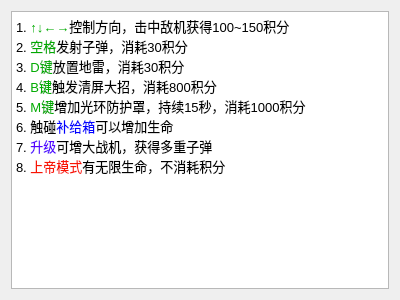
<?xml version="1.0" encoding="UTF-8"?>
<ui version="4.0">
 <class>HelpDlg</class>
 <widget class="QDialog" name="HelpDlg">
  <property name="geometry">
   <rect>
    <x>0</x>
    <y>0</y>
    <width>400</width>
    <height>300</height>
   </rect>
  </property>
  <property name="windowTitle">
   <string>Dialog</string>
  </property>
  <layout class="QGridLayout" name="gridLayout">
   <item row="0" column="0">
    <widget class="QTextEdit" name="textEdit">
     <property name="readOnly">
      <bool>true</bool>
     </property>
     <property name="html">
      <string>&lt;!DOCTYPE HTML PUBLIC &quot;-//W3C//DTD HTML 4.0//EN&quot; &quot;http://www.w3.org/TR/REC-html40/strict.dtd&quot;&gt;
&lt;html&gt;&lt;head&gt;&lt;meta name=&quot;qrichtext&quot; content=&quot;1&quot; /&gt;&lt;style type=&quot;text/css&quot;&gt;
p, li { white-space: pre-wrap; }
&lt;/style&gt;&lt;/head&gt;&lt;body style=&quot; font-family:'SimSun'; font-size:9pt; font-weight:400; font-style:normal;&quot;&gt;
&lt;p style=&quot; margin-top:0px; margin-bottom:0px; margin-left:0px; margin-right:0px; -qt-block-indent:0; text-indent:0px;&quot;&gt;&lt;span style=&quot; font-family:'微软雅黑'; font-size:10pt;&quot;&gt;1. &lt;/span&gt;&lt;span style=&quot; font-family:'微软雅黑'; font-size:10pt; color:#00aa00;&quot;&gt;↑↓←→&lt;/span&gt;&lt;span style=&quot; font-family:'微软雅黑'; font-size:10pt;&quot;&gt;控制方向，击中敌机获得100~150积分&lt;/span&gt;&lt;/p&gt;
&lt;p style=&quot; margin-top:0px; margin-bottom:0px; margin-left:0px; margin-right:0px; -qt-block-indent:0; text-indent:0px;&quot;&gt;&lt;span style=&quot; font-family:'微软雅黑'; font-size:10pt;&quot;&gt;2. &lt;/span&gt;&lt;span style=&quot; font-family:'微软雅黑'; font-size:10pt; color:#00aa00;&quot;&gt;空格&lt;/span&gt;&lt;span style=&quot; font-family:'微软雅黑'; font-size:10pt;&quot;&gt;发射子弹，消耗30积分&lt;/span&gt;&lt;/p&gt;
&lt;p style=&quot; margin-top:0px; margin-bottom:0px; margin-left:0px; margin-right:0px; -qt-block-indent:0; text-indent:0px;&quot;&gt;&lt;span style=&quot; font-family:'微软雅黑'; font-size:10pt;&quot;&gt;3. &lt;/span&gt;&lt;span style=&quot; font-family:'微软雅黑'; font-size:10pt; color:#00aa00;&quot;&gt;D键&lt;/span&gt;&lt;span style=&quot; font-family:'微软雅黑'; font-size:10pt;&quot;&gt;放置地雷，消耗30积分&lt;/span&gt;&lt;/p&gt;
&lt;p style=&quot; margin-top:0px; margin-bottom:0px; margin-left:0px; margin-right:0px; -qt-block-indent:0; text-indent:0px;&quot;&gt;&lt;span style=&quot; font-family:'微软雅黑'; font-size:10pt;&quot;&gt;4. &lt;/span&gt;&lt;span style=&quot; font-family:'微软雅黑'; font-size:10pt; color:#00aa00;&quot;&gt;B键&lt;/span&gt;&lt;span style=&quot; font-family:'微软雅黑'; font-size:10pt;&quot;&gt;触发清屏大招，消耗800积分&lt;/span&gt;&lt;/p&gt;
&lt;p style=&quot; margin-top:0px; margin-bottom:0px; margin-left:0px; margin-right:0px; -qt-block-indent:0; text-indent:0px;&quot;&gt;&lt;span style=&quot; font-family:'微软雅黑'; font-size:10pt;&quot;&gt;5. &lt;/span&gt;&lt;span style=&quot; font-family:'微软雅黑'; font-size:10pt; color:#00aa00;&quot;&gt;M键&lt;/span&gt;&lt;span style=&quot; font-family:'微软雅黑'; font-size:10pt;&quot;&gt;增加光环防护罩，持续15秒，消耗1000积分&lt;/span&gt;&lt;/p&gt;
&lt;p style=&quot; margin-top:0px; margin-bottom:0px; margin-left:0px; margin-right:0px; -qt-block-indent:0; text-indent:0px;&quot;&gt;&lt;span style=&quot; font-family:'微软雅黑'; font-size:10pt;&quot;&gt;6. 触碰&lt;/span&gt;&lt;span style=&quot; font-family:'微软雅黑'; font-size:10pt; color:#0000ff;&quot;&gt;补给箱&lt;/span&gt;&lt;span style=&quot; font-family:'微软雅黑'; font-size:10pt;&quot;&gt;可以增加生命&lt;/span&gt;&lt;/p&gt;
&lt;p style=&quot; margin-top:0px; margin-bottom:0px; margin-left:0px; margin-right:0px; -qt-block-indent:0; text-indent:0px;&quot;&gt;&lt;span style=&quot; font-family:'微软雅黑'; font-size:10pt;&quot;&gt;7. &lt;/span&gt;&lt;span style=&quot; font-family:'微软雅黑'; font-size:10pt; color:#5500ff;&quot;&gt;升级&lt;/span&gt;&lt;span style=&quot; font-family:'微软雅黑'; font-size:10pt;&quot;&gt;可增大战机，获得多重子弹&lt;/span&gt;&lt;/p&gt;
&lt;p style=&quot; margin-top:0px; margin-bottom:0px; margin-left:0px; margin-right:0px; -qt-block-indent:0; text-indent:0px;&quot;&gt;&lt;span style=&quot; font-family:'微软雅黑'; font-size:10pt;&quot;&gt;8. &lt;/span&gt;&lt;span style=&quot; font-family:'微软雅黑'; font-size:10pt; color:#f81504;&quot;&gt;上帝模式&lt;/span&gt;&lt;span style=&quot; font-family:'微软雅黑'; font-size:10pt;&quot;&gt;有无限生命，不消耗积分&lt;/span&gt;&lt;/p&gt;&lt;/body&gt;&lt;/html&gt;</string>
     </property>
    </widget>
   </item>
  </layout>
 </widget>
 <resources/>
 <connections/>
</ui>
